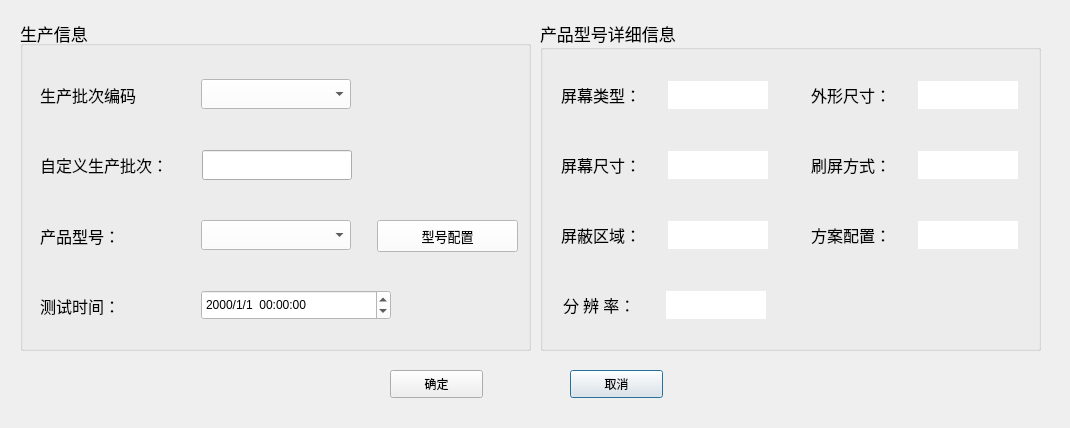
<?xml version="1.0" encoding="UTF-8"?>
<ui version="4.0">
 <class>newProductionlot_window</class>
 <widget class="QDialog" name="newProductionlot_window">
  <property name="geometry">
   <rect>
    <x>0</x>
    <y>0</y>
    <width>1070</width>
    <height>428</height>
   </rect>
  </property>
  <property name="minimumSize">
   <size>
    <width>1070</width>
    <height>428</height>
   </size>
  </property>
  <property name="maximumSize">
   <size>
    <width>1070</width>
    <height>428</height>
   </size>
  </property>
  <property name="windowTitle">
   <string>新建批次</string>
  </property>
  <property name="windowIcon">
   <iconset resource="resources.qrc">
    <normaloff>:/resourse/xinzeng.png</normaloff>:/resourse/xinzeng.png</iconset>
  </property>
  <widget class="QGroupBox" name="groupBox">
   <property name="geometry">
    <rect>
     <x>540</x>
     <y>20</y>
     <width>501</width>
     <height>331</height>
    </rect>
   </property>
   <property name="maximumSize">
    <size>
     <width>16777215</width>
     <height>16777215</height>
    </size>
   </property>
   <property name="font">
    <font>
     <family>宋体</family>
     <pointsize>13</pointsize>
    </font>
   </property>
   <property name="styleSheet">
    <string notr="true"/>
   </property>
   <property name="title">
    <string>产品型号详细信息</string>
   </property>
   <widget class="QWidget" name="horizontalLayoutWidget_5">
    <property name="geometry">
     <rect>
      <x>20</x>
      <y>50</y>
      <width>209</width>
      <height>51</height>
     </rect>
    </property>
    <layout class="QHBoxLayout" name="horizontalLayout_5">
     <item>
      <widget class="QLabel" name="label_5">
       <property name="minimumSize">
        <size>
         <width>100</width>
         <height>49</height>
        </size>
       </property>
       <property name="maximumSize">
        <size>
         <width>100</width>
         <height>50</height>
        </size>
       </property>
       <property name="baseSize">
        <size>
         <width>0</width>
         <height>1</height>
        </size>
       </property>
       <property name="font">
        <font>
         <family>黑体</family>
         <pointsize>12</pointsize>
        </font>
       </property>
       <property name="styleSheet">
        <string notr="true">color: rgb(0, 0, 0);</string>
       </property>
       <property name="text">
        <string>屏幕类型：</string>
       </property>
      </widget>
     </item>
     <item>
      <widget class="QLabel" name="label_16">
       <property name="minimumSize">
        <size>
         <width>100</width>
         <height>28</height>
        </size>
       </property>
       <property name="maximumSize">
        <size>
         <width>100</width>
         <height>28</height>
        </size>
       </property>
       <property name="font">
        <font>
         <family>Adobe Arabic</family>
         <pointsize>10</pointsize>
         <weight>50</weight>
         <bold>false</bold>
        </font>
       </property>
       <property name="styleSheet">
        <string notr="true">background-color: rgb(255, 255, 255);
color: rgb(0, 0, 0);</string>
       </property>
       <property name="text">
        <string/>
       </property>
       <property name="alignment">
        <set>Qt::AlignCenter</set>
       </property>
      </widget>
     </item>
    </layout>
   </widget>
   <widget class="QWidget" name="horizontalLayoutWidget_6">
    <property name="geometry">
     <rect>
      <x>270</x>
      <y>50</y>
      <width>209</width>
      <height>51</height>
     </rect>
    </property>
    <layout class="QHBoxLayout" name="horizontalLayout_6">
     <item>
      <widget class="QLabel" name="label_6">
       <property name="minimumSize">
        <size>
         <width>100</width>
         <height>49</height>
        </size>
       </property>
       <property name="maximumSize">
        <size>
         <width>100</width>
         <height>50</height>
        </size>
       </property>
       <property name="baseSize">
        <size>
         <width>0</width>
         <height>1</height>
        </size>
       </property>
       <property name="font">
        <font>
         <family>黑体</family>
         <pointsize>12</pointsize>
        </font>
       </property>
       <property name="styleSheet">
        <string notr="true">color: rgb(0, 0, 0);</string>
       </property>
       <property name="text">
        <string>外形尺寸：</string>
       </property>
      </widget>
     </item>
     <item>
      <widget class="QLabel" name="label_18">
       <property name="minimumSize">
        <size>
         <width>100</width>
         <height>28</height>
        </size>
       </property>
       <property name="maximumSize">
        <size>
         <width>100</width>
         <height>28</height>
        </size>
       </property>
       <property name="font">
        <font>
         <pointsize>10</pointsize>
        </font>
       </property>
       <property name="styleSheet">
        <string notr="true">background-color: rgb(255, 255, 255);
color: rgb(0, 0, 0);</string>
       </property>
       <property name="text">
        <string/>
       </property>
       <property name="alignment">
        <set>Qt::AlignCenter</set>
       </property>
      </widget>
     </item>
    </layout>
   </widget>
   <widget class="QWidget" name="horizontalLayoutWidget_7">
    <property name="geometry">
     <rect>
      <x>20</x>
      <y>260</y>
      <width>211</width>
      <height>51</height>
     </rect>
    </property>
    <layout class="QHBoxLayout" name="horizontalLayout_7">
     <property name="spacing">
      <number>0</number>
     </property>
     <item>
      <widget class="QLabel" name="label_7">
       <property name="minimumSize">
        <size>
         <width>100</width>
         <height>49</height>
        </size>
       </property>
       <property name="maximumSize">
        <size>
         <width>100</width>
         <height>50</height>
        </size>
       </property>
       <property name="baseSize">
        <size>
         <width>0</width>
         <height>1</height>
        </size>
       </property>
       <property name="font">
        <font>
         <family>黑体</family>
         <pointsize>12</pointsize>
        </font>
       </property>
       <property name="styleSheet">
        <string notr="true">color: rgb(0, 0, 0);</string>
       </property>
       <property name="text">
        <string>分 辨 率：</string>
       </property>
      </widget>
     </item>
     <item>
      <widget class="QLabel" name="label_22">
       <property name="minimumSize">
        <size>
         <width>100</width>
         <height>28</height>
        </size>
       </property>
       <property name="maximumSize">
        <size>
         <width>100</width>
         <height>28</height>
        </size>
       </property>
       <property name="font">
        <font>
         <pointsize>10</pointsize>
        </font>
       </property>
       <property name="styleSheet">
        <string notr="true">background-color: rgb(255, 255, 255);
color: rgb(0, 0, 0);</string>
       </property>
       <property name="text">
        <string/>
       </property>
       <property name="alignment">
        <set>Qt::AlignCenter</set>
       </property>
      </widget>
     </item>
    </layout>
   </widget>
   <widget class="QWidget" name="horizontalLayoutWidget_8">
    <property name="geometry">
     <rect>
      <x>270</x>
      <y>120</y>
      <width>209</width>
      <height>51</height>
     </rect>
    </property>
    <layout class="QHBoxLayout" name="horizontalLayout_8">
     <item>
      <widget class="QLabel" name="label_8">
       <property name="minimumSize">
        <size>
         <width>100</width>
         <height>49</height>
        </size>
       </property>
       <property name="maximumSize">
        <size>
         <width>100</width>
         <height>50</height>
        </size>
       </property>
       <property name="baseSize">
        <size>
         <width>0</width>
         <height>1</height>
        </size>
       </property>
       <property name="font">
        <font>
         <family>黑体</family>
         <pointsize>12</pointsize>
        </font>
       </property>
       <property name="styleSheet">
        <string notr="true">color: rgb(0, 0, 0);</string>
       </property>
       <property name="text">
        <string>刷屏方式：</string>
       </property>
      </widget>
     </item>
     <item>
      <widget class="QLabel" name="label_19">
       <property name="minimumSize">
        <size>
         <width>100</width>
         <height>28</height>
        </size>
       </property>
       <property name="maximumSize">
        <size>
         <width>100</width>
         <height>28</height>
        </size>
       </property>
       <property name="font">
        <font>
         <pointsize>10</pointsize>
        </font>
       </property>
       <property name="styleSheet">
        <string notr="true">background-color: rgb(255, 255, 255);
color: rgb(0, 0, 0);</string>
       </property>
       <property name="text">
        <string/>
       </property>
       <property name="alignment">
        <set>Qt::AlignCenter</set>
       </property>
      </widget>
     </item>
    </layout>
   </widget>
   <widget class="QWidget" name="horizontalLayoutWidget_10">
    <property name="geometry">
     <rect>
      <x>270</x>
      <y>190</y>
      <width>209</width>
      <height>51</height>
     </rect>
    </property>
    <layout class="QHBoxLayout" name="horizontalLayout_10">
     <item>
      <widget class="QLabel" name="label_10">
       <property name="minimumSize">
        <size>
         <width>100</width>
         <height>49</height>
        </size>
       </property>
       <property name="maximumSize">
        <size>
         <width>100</width>
         <height>50</height>
        </size>
       </property>
       <property name="baseSize">
        <size>
         <width>0</width>
         <height>1</height>
        </size>
       </property>
       <property name="font">
        <font>
         <family>黑体</family>
         <pointsize>12</pointsize>
        </font>
       </property>
       <property name="styleSheet">
        <string notr="true">color: rgb(0, 0, 0);</string>
       </property>
       <property name="text">
        <string>方案配置：</string>
       </property>
      </widget>
     </item>
     <item>
      <widget class="QLabel" name="label_21">
       <property name="minimumSize">
        <size>
         <width>100</width>
         <height>28</height>
        </size>
       </property>
       <property name="maximumSize">
        <size>
         <width>100</width>
         <height>28</height>
        </size>
       </property>
       <property name="font">
        <font>
         <pointsize>10</pointsize>
        </font>
       </property>
       <property name="styleSheet">
        <string notr="true">background-color: rgb(255, 255, 255);
color: rgb(0, 0, 0);</string>
       </property>
       <property name="text">
        <string/>
       </property>
       <property name="alignment">
        <set>Qt::AlignCenter</set>
       </property>
      </widget>
     </item>
    </layout>
   </widget>
   <widget class="QWidget" name="horizontalLayoutWidget_11">
    <property name="geometry">
     <rect>
      <x>20</x>
      <y>190</y>
      <width>209</width>
      <height>51</height>
     </rect>
    </property>
    <layout class="QHBoxLayout" name="horizontalLayout_11">
     <item>
      <widget class="QLabel" name="label_11">
       <property name="minimumSize">
        <size>
         <width>100</width>
         <height>49</height>
        </size>
       </property>
       <property name="maximumSize">
        <size>
         <width>100</width>
         <height>50</height>
        </size>
       </property>
       <property name="baseSize">
        <size>
         <width>0</width>
         <height>1</height>
        </size>
       </property>
       <property name="font">
        <font>
         <family>黑体</family>
         <pointsize>12</pointsize>
        </font>
       </property>
       <property name="styleSheet">
        <string notr="true">color: rgb(0, 0, 0);</string>
       </property>
       <property name="text">
        <string>屏蔽区域：</string>
       </property>
      </widget>
     </item>
     <item>
      <widget class="QLabel" name="label_20">
       <property name="minimumSize">
        <size>
         <width>100</width>
         <height>28</height>
        </size>
       </property>
       <property name="maximumSize">
        <size>
         <width>100</width>
         <height>28</height>
        </size>
       </property>
       <property name="font">
        <font>
         <pointsize>10</pointsize>
        </font>
       </property>
       <property name="styleSheet">
        <string notr="true">background-color: rgb(255, 255, 255);
color: rgb(0, 0, 0);</string>
       </property>
       <property name="text">
        <string/>
       </property>
       <property name="alignment">
        <set>Qt::AlignCenter</set>
       </property>
      </widget>
     </item>
    </layout>
   </widget>
   <widget class="QWidget" name="horizontalLayoutWidget_9">
    <property name="geometry">
     <rect>
      <x>20</x>
      <y>120</y>
      <width>209</width>
      <height>51</height>
     </rect>
    </property>
    <layout class="QHBoxLayout" name="horizontalLayout_9">
     <item>
      <widget class="QLabel" name="label_9">
       <property name="minimumSize">
        <size>
         <width>100</width>
         <height>49</height>
        </size>
       </property>
       <property name="maximumSize">
        <size>
         <width>100</width>
         <height>50</height>
        </size>
       </property>
       <property name="baseSize">
        <size>
         <width>0</width>
         <height>1</height>
        </size>
       </property>
       <property name="font">
        <font>
         <family>黑体</family>
         <pointsize>12</pointsize>
        </font>
       </property>
       <property name="styleSheet">
        <string notr="true">color: rgb(0, 0, 0);</string>
       </property>
       <property name="text">
        <string>屏幕尺寸：</string>
       </property>
      </widget>
     </item>
     <item>
      <widget class="QLabel" name="label_17">
       <property name="minimumSize">
        <size>
         <width>100</width>
         <height>28</height>
        </size>
       </property>
       <property name="maximumSize">
        <size>
         <width>100</width>
         <height>28</height>
        </size>
       </property>
       <property name="font">
        <font>
         <pointsize>10</pointsize>
        </font>
       </property>
       <property name="styleSheet">
        <string notr="true">background-color: rgb(255, 255, 255);
color: rgb(0, 0, 0);</string>
       </property>
       <property name="text">
        <string/>
       </property>
       <property name="alignment">
        <set>Qt::AlignCenter</set>
       </property>
      </widget>
     </item>
    </layout>
   </widget>
  </widget>
  <widget class="QPushButton" name="pushButton_2">
   <property name="geometry">
    <rect>
     <x>570</x>
     <y>370</y>
     <width>93</width>
     <height>28</height>
    </rect>
   </property>
   <property name="text">
    <string>取消</string>
   </property>
  </widget>
  <widget class="QGroupBox" name="groupBox_2">
   <property name="geometry">
    <rect>
     <x>20</x>
     <y>20</y>
     <width>511</width>
     <height>331</height>
    </rect>
   </property>
   <property name="font">
    <font>
     <pointsize>13</pointsize>
    </font>
   </property>
   <property name="styleSheet">
    <string notr="true"/>
   </property>
   <property name="title">
    <string>生产信息</string>
   </property>
   <widget class="QWidget" name="horizontalLayoutWidget_3">
    <property name="geometry">
     <rect>
      <x>20</x>
      <y>190</y>
      <width>311</width>
      <height>51</height>
     </rect>
    </property>
    <layout class="QHBoxLayout" name="horizontalLayout_3">
     <item>
      <widget class="QLabel" name="label_4">
       <property name="minimumSize">
        <size>
         <width>100</width>
         <height>49</height>
        </size>
       </property>
       <property name="maximumSize">
        <size>
         <width>100</width>
         <height>49</height>
        </size>
       </property>
       <property name="baseSize">
        <size>
         <width>0</width>
         <height>1</height>
        </size>
       </property>
       <property name="font">
        <font>
         <family>黑体</family>
         <pointsize>12</pointsize>
        </font>
       </property>
       <property name="styleSheet">
        <string notr="true">color: rgb(255, 255, 255);
color: rgb(0, 0, 0);</string>
       </property>
       <property name="text">
        <string>产品型号：</string>
       </property>
      </widget>
     </item>
     <item>
      <spacer name="horizontalSpacer_3">
       <property name="orientation">
        <enum>Qt::Horizontal</enum>
       </property>
       <property name="sizeHint" stdset="0">
        <size>
         <width>40</width>
         <height>20</height>
        </size>
       </property>
      </spacer>
     </item>
     <item>
      <widget class="QComboBox" name="comboBox_2">
       <property name="minimumSize">
        <size>
         <width>150</width>
         <height>30</height>
        </size>
       </property>
       <property name="maximumSize">
        <size>
         <width>150</width>
         <height>16777215</height>
        </size>
       </property>
       <property name="sizeIncrement">
        <size>
         <width>0</width>
         <height>30</height>
        </size>
       </property>
       <property name="font">
        <font>
         <family>SimSun-ExtB</family>
         <pointsize>11</pointsize>
         <weight>50</weight>
         <bold>false</bold>
        </font>
       </property>
       <property name="styleSheet">
        <string notr="true">color: rgb(0, 0, 0);
alternate-background-color: rgb(255, 255, 255);
background-color: rgb(255, 255, 255);

</string>
       </property>
      </widget>
     </item>
    </layout>
   </widget>
   <widget class="QWidget" name="horizontalLayoutWidget_2">
    <property name="geometry">
     <rect>
      <x>20</x>
      <y>120</y>
      <width>312</width>
      <height>51</height>
     </rect>
    </property>
    <layout class="QHBoxLayout" name="horizontalLayout_2">
     <property name="spacing">
      <number>0</number>
     </property>
     <property name="topMargin">
      <number>0</number>
     </property>
     <item>
      <widget class="QLabel" name="label_2">
       <property name="minimumSize">
        <size>
         <width>160</width>
         <height>49</height>
        </size>
       </property>
       <property name="maximumSize">
        <size>
         <width>160</width>
         <height>50</height>
        </size>
       </property>
       <property name="baseSize">
        <size>
         <width>0</width>
         <height>1</height>
        </size>
       </property>
       <property name="font">
        <font>
         <family>黑体</family>
         <pointsize>12</pointsize>
        </font>
       </property>
       <property name="styleSheet">
        <string notr="true">color: rgb(255, 255, 255);
color: rgb(0, 0, 0);</string>
       </property>
       <property name="text">
        <string>自定义生产批次：</string>
       </property>
      </widget>
     </item>
     <item>
      <spacer name="horizontalSpacer_4">
       <property name="orientation">
        <enum>Qt::Horizontal</enum>
       </property>
       <property name="sizeHint" stdset="0">
        <size>
         <width>30</width>
         <height>20</height>
        </size>
       </property>
      </spacer>
     </item>
     <item>
      <widget class="QLineEdit" name="lineEdit">
       <property name="minimumSize">
        <size>
         <width>150</width>
         <height>30</height>
        </size>
       </property>
       <property name="maximumSize">
        <size>
         <width>150</width>
         <height>30</height>
        </size>
       </property>
       <property name="font">
        <font>
         <family>SimSun-ExtB</family>
         <pointsize>11</pointsize>
        </font>
       </property>
       <property name="styleSheet">
        <string notr="true"/>
       </property>
       <property name="alignment">
        <set>Qt::AlignLeading|Qt::AlignLeft|Qt::AlignVCenter</set>
       </property>
      </widget>
     </item>
    </layout>
   </widget>
   <widget class="QPushButton" name="pushButton_3">
    <property name="geometry">
     <rect>
      <x>357</x>
      <y>200</y>
      <width>141</width>
      <height>32</height>
     </rect>
    </property>
    <property name="font">
     <font>
      <family>黑体</family>
      <pointsize>10</pointsize>
     </font>
    </property>
    <property name="styleSheet">
     <string notr="true">color: rgb(0, 0, 0);
background-color: rgb(255, 255, 255);</string>
    </property>
    <property name="text">
     <string>型号配置</string>
    </property>
    <property name="icon">
     <iconset>
      <normaloff>:/Icon/Icon/加入监控.png</normaloff>:/Icon/Icon/加入监控.png</iconset>
    </property>
   </widget>
   <widget class="QWidget" name="horizontalLayoutWidget">
    <property name="geometry">
     <rect>
      <x>20</x>
      <y>50</y>
      <width>311</width>
      <height>51</height>
     </rect>
    </property>
    <layout class="QHBoxLayout" name="horizontalLayout">
     <property name="spacing">
      <number>0</number>
     </property>
     <property name="sizeConstraint">
      <enum>QLayout::SetMinAndMaxSize</enum>
     </property>
     <item>
      <widget class="QLabel" name="label">
       <property name="minimumSize">
        <size>
         <width>100</width>
         <height>49</height>
        </size>
       </property>
       <property name="maximumSize">
        <size>
         <width>100</width>
         <height>49</height>
        </size>
       </property>
       <property name="baseSize">
        <size>
         <width>0</width>
         <height>1</height>
        </size>
       </property>
       <property name="font">
        <font>
         <family>黑体</family>
         <pointsize>12</pointsize>
        </font>
       </property>
       <property name="styleSheet">
        <string notr="true">color: rgb(255, 255, 255);
color: rgb(0, 0, 0);</string>
       </property>
       <property name="text">
        <string>生产批次编码：</string>
       </property>
      </widget>
     </item>
     <item>
      <spacer name="horizontalSpacer">
       <property name="orientation">
        <enum>Qt::Horizontal</enum>
       </property>
       <property name="sizeHint" stdset="0">
        <size>
         <width>40</width>
         <height>20</height>
        </size>
       </property>
      </spacer>
     </item>
     <item>
      <widget class="QComboBox" name="comboBox">
       <property name="minimumSize">
        <size>
         <width>150</width>
         <height>30</height>
        </size>
       </property>
       <property name="maximumSize">
        <size>
         <width>150</width>
         <height>30</height>
        </size>
       </property>
       <property name="sizeIncrement">
        <size>
         <width>0</width>
         <height>0</height>
        </size>
       </property>
       <property name="font">
        <font>
         <family>SimSun-ExtB</family>
         <pointsize>11</pointsize>
         <weight>50</weight>
         <bold>false</bold>
        </font>
       </property>
       <property name="styleSheet">
        <string notr="true">color: rgb(0, 0, 0);
alternate-background-color: rgb(255, 255, 255);
background-color: rgb(255, 255, 255);</string>
       </property>
      </widget>
     </item>
    </layout>
   </widget>
   <widget class="QWidget" name="horizontalLayoutWidget_4">
    <property name="geometry">
     <rect>
      <x>20</x>
      <y>260</y>
      <width>351</width>
      <height>51</height>
     </rect>
    </property>
    <layout class="QHBoxLayout" name="horizontalLayout_4">
     <item>
      <widget class="QLabel" name="label_3">
       <property name="minimumSize">
        <size>
         <width>100</width>
         <height>49</height>
        </size>
       </property>
       <property name="maximumSize">
        <size>
         <width>100</width>
         <height>49</height>
        </size>
       </property>
       <property name="baseSize">
        <size>
         <width>0</width>
         <height>1</height>
        </size>
       </property>
       <property name="font">
        <font>
         <family>黑体</family>
         <pointsize>12</pointsize>
        </font>
       </property>
       <property name="styleSheet">
        <string notr="true">color: rgb(255, 255, 255);
color: rgb(0, 0, 0);</string>
       </property>
       <property name="text">
        <string>测试时间：</string>
       </property>
      </widget>
     </item>
     <item>
      <spacer name="horizontalSpacer_2">
       <property name="orientation">
        <enum>Qt::Horizontal</enum>
       </property>
       <property name="sizeHint" stdset="0">
        <size>
         <width>40</width>
         <height>20</height>
        </size>
       </property>
      </spacer>
     </item>
     <item>
      <widget class="QDateTimeEdit" name="dateTimeEdit">
       <property name="minimumSize">
        <size>
         <width>190</width>
         <height>30</height>
        </size>
       </property>
       <property name="maximumSize">
        <size>
         <width>190</width>
         <height>30</height>
        </size>
       </property>
       <property name="baseSize">
        <size>
         <width>0</width>
         <height>0</height>
        </size>
       </property>
       <property name="font">
        <font>
         <pointsize>9</pointsize>
         <weight>50</weight>
         <bold>false</bold>
        </font>
       </property>
       <property name="styleSheet">
        <string notr="true">color: rgb(0, 0, 0);
background-color: rgb(255, 255, 255);</string>
       </property>
       <property name="displayFormat">
        <string>yyyy/M/d  HH:mm:ss</string>
       </property>
      </widget>
     </item>
    </layout>
   </widget>
  </widget>
  <widget class="QPushButton" name="pushButton">
   <property name="geometry">
    <rect>
     <x>390</x>
     <y>370</y>
     <width>93</width>
     <height>28</height>
    </rect>
   </property>
   <property name="text">
    <string>确定</string>
   </property>
  </widget>
 </widget>
 <resources>
  <include location="resources.qrc"/>
 </resources>
 <connections/>
</ui>
